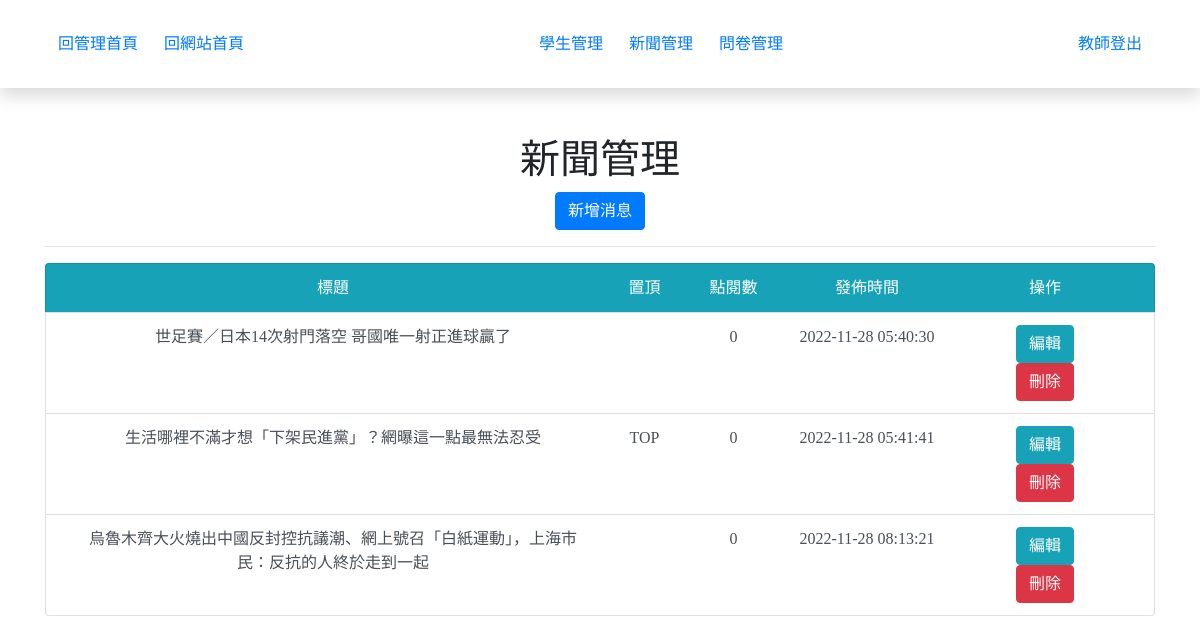
Page /admin_center.php?do=news (signed in) on the committed database.
### tables this page shows
CREATE TABLE `news` (
  `id` int(10) UNSIGNED NOT NULL,
  `subject` varchar(64) NOT NULL,
  `content` text NOT NULL,
  `type` varchar(10) NOT NULL,
  `readed` int(10) UNSIGNED NOT NULL DEFAULT 0,
  `top` tinyint(1) NOT NULL DEFAULT 0,
  `created_at` timestamp NOT NULL DEFAULT current_timestamp(),
  `updated_at` timestamp NOT NULL DEFAULT current_timestamp() ON UPDATE current_timestamp()
);

### back/news.php (the view)
<h1 class="text-center">新聞管理</h1>
<a class="btn btn-primary" href="admin_center.php?do=add_news">新增消息</a>
<hr>
<ul class="list-group">
    <li class='list-group-item list-group-item-action d-flex text-center bg-info text-white'>
        <div class='col-md-6'>標題</div>
        <div class='col-md-1'>置頂</div>
        <div class='col-md-1'>點閱數</div>
        <div class='col-md-2'>發佈時間</div>
        <div class='col-md-2'>操作</div>
    </li>
<?php
$all_news="SELECT * FROM `news` ";
$rows=$pdo->query($all_news)->fetchAll();
foreach($rows as $row){
    echo "<li class='list-group-item list-group-item-action d-flex'>";
    echo "<div class='col-md-6'>";
    echo $row['subject'];
    echo "</div>";
    echo "<div class='col-md-1'>";
    echo ($row['top']==1)?"TOP":"";
    echo "</div>";
    echo "<div class='col-md-1'>";
    echo $row['readed'];
    echo "</div>";
    echo "<div class='col-md-2'>";
    echo $row['created_at'];
    echo "</div>";
    echo "<div class='col-md-2 text-center'>";
    echo "<a class='btn btn-info mx-2' href='admin_center.php?do=news_edit&id={$row['id']}'>編輯</a>";
    echo "<a class='btn btn-danger mx-2' href='./api/news_del.php?id={$row['id']}'>刪除</a>";
    echo "</div>";
    echo "</li>";
}
?>
</ul>

### style.css (style rules this page uses)
* { margin: 0; padding: 0; box-sizing: border-box; font-family: 微軟正黑體; }
body { text-align: center; }
a { display: inline-block; padding: 0px 5px; text-decoration: none; }

### rows in the picture
news: subject "世足賽／日本14次射門落空 哥國唯一射正進球贏了", readed "0", created_at "2022-11-28 05:40:30"
news: subject "生活哪裡不滿才想「下架民進黨」？網曝這一點最無法忍受", top "TOP", readed "0", created_at "2022-11-28 05:41:41"
news: subject "烏魯木齊大火燒出中國反封控抗議潮、網上號召「白紙運動」，上海市民：反抗的人終於走到一起", readed "0", created_at "2022-11-28 08:13:21"
